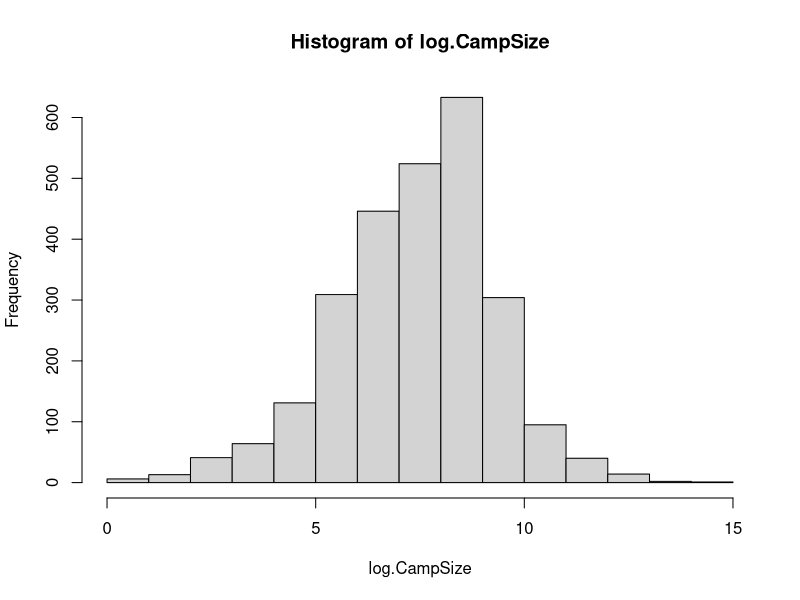
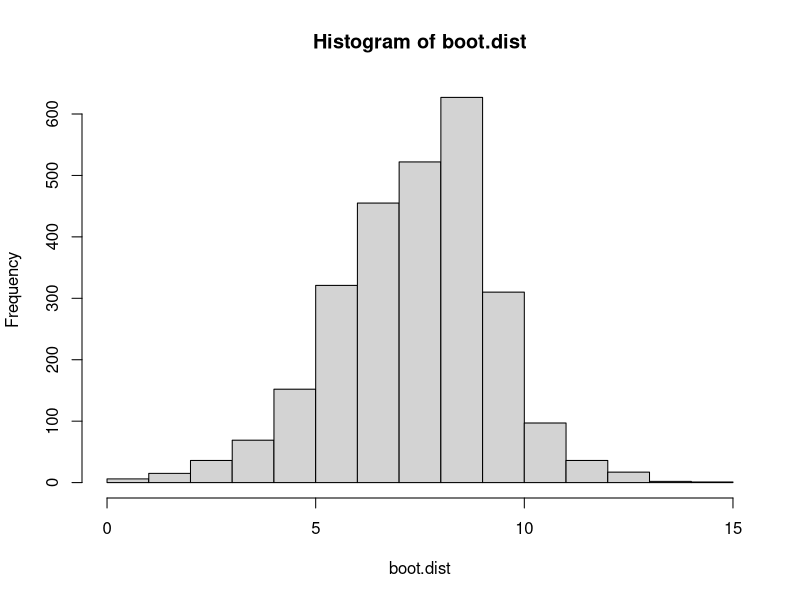
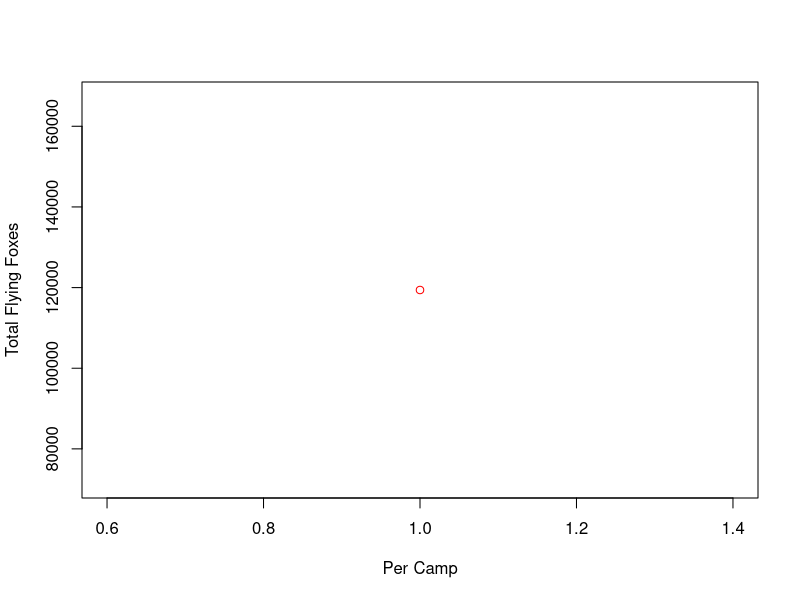
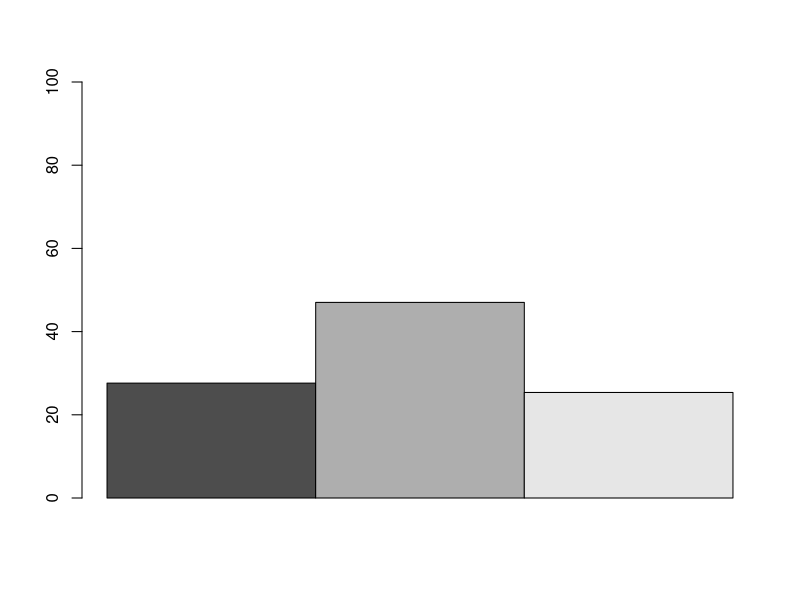
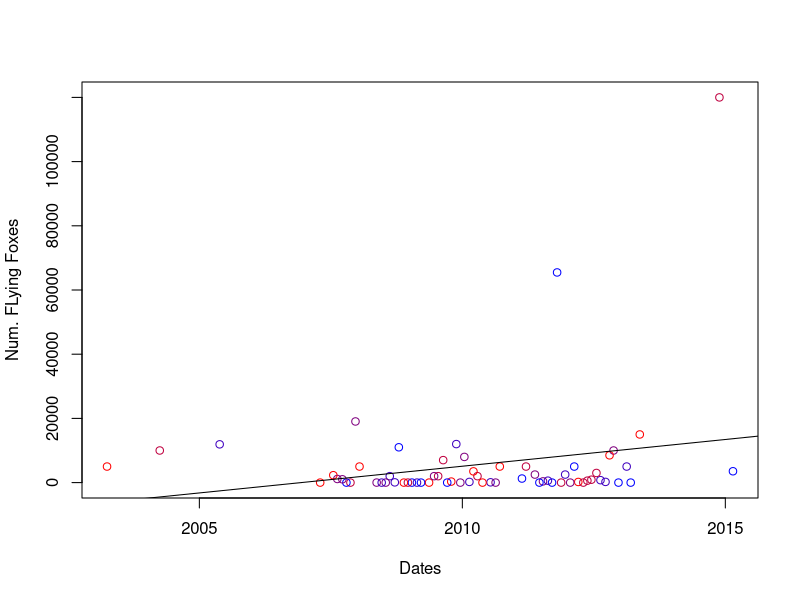

These charts were generated, in order, by the following R code:
## ---- chunk 1
#load the data from csv
foxData = read.csv("FlyingFoxMonitoring.csv",header = TRUE)

#converting factor to integer
blkFox <- suppressWarnings(c(as.numeric(as.character(foxData$BlackFlyingFox.Count))))
redFox<- suppressWarnings(c(as.numeric(as.character(foxData$LittleRedFlyingFox.Count))))
greyFox<- suppressWarnings(c(as.numeric(as.character(foxData$GreyHeadedFlyingFox.Count))))
totalFox <- suppressWarnings(c(as.numeric(as.character(foxData$TotalSpecies.Count))))
camp <- (as.character(foxData$Camp))
ehpCamp<-foxData$EHP.CampId


#remove rows where variable FlyingFoxesAbsent does not match the total count being zero or not.

idHasFox=which(foxData$FlyingFoxesAbsent!=TRUE)
idHasNoFox=which(suppressWarnings(c(as.numeric(as.character(foxData$TotalSpecies.Count))))!=0)
illogicalFox=setdiff(idHasFox,idHasNoFox)

blkFox=blkFox[-illogicalFox]
redFox=redFox[-illogicalFox]
greyFox=greyFox[-illogicalFox]
totalFox=totalFox[-illogicalFox]
camp=camp[-illogicalFox]
##removing data with NA

#make a vector of the rows which have missing data

idNA=c(which(is.na(blkFox)),which(is.na(redFox)),which(is.na(greyFox)),which(is.na(totalFox)),which(is.na(camp)),illogicalFox,which(is.na(ehpCamp)))

paste(length(idNA),"cases have NAs")

#remove those rows
blkFox=blkFox[-idNA]
redFox=redFox[-idNA]
greyFox=greyFox[-idNA]
totalFox=totalFox[-idNA]
camp=camp[-idNA]

#calculate totals based on each species
myTotal = blkFox+redFox+greyFox
diffTotals = totalFox-myTotal

#make a vector where if the difference between the actual total and the sum of each species doesn't match the value is NA and if it does it's "good"
idBadMath=ifelse(diffTotals!=0,NA,"good")
paste(sum(is.na(idBadMath)),"rows have totals that dont match the sum of each species")
#making a vecor of the NAs (which are actually the rows with bad maths)
idBadMath=which(is.na(idBadMath))

#removing the rows that have bad maths
blkFox=blkFox[-idBadMath]
redFox=redFox[-idBadMath]
greyFox=greyFox[-idBadMath]
totalFox=totalFox[-idBadMath]
camp=camp[-idBadMath]


dirty <-c(idNA,idBadMath)
camp=camp[-dirty]

ehpCamp=ehpCamp[-dirty]

## ---- chunk 2
##natural logarithm of the total species count per camp
foxyCamps=which(foxData$FlyingFoxesAbsent!=TRUE)
foxyCamps=totalFox[foxyCamps]
log.CampSize=log(foxyCamps)
#paste(totalFox,logCampSize)
#logCampSize
foxyCamps.length=length(foxyCamps)

##histogram of camp size logarithm
hist(log.CampSize)
## ---- chunk 3

##boot strap of mean camp size logarithm
##Generating a Bootstrap Distribution
b = 10000
boot.dist = rep(NA, b)
for (i in 1:b) {
boot.sample = sample(foxyCamps, replace=TRUE)
boot.dist=log(boot.sample)
boot.dist[i]=mean(boot.dist)
sd(boot.dist)
}
hist(boot.dist)

## ---- chunk 4
#get number of factors
campFactor=nlevels(ehpCamp)
#create empty vector
foxPerCamp <- rep(NA, campFactor)
#fill vector using for loop
for(j in 1:as.numeric(campFactor)){
    foxPerCamp[j] <- c(sum(totalFox[ehpCamp==j]))
}

#visualising with a scatterplot
redblue <- colorRampPalette(c("red","blue"))
plot(foxPerCamp,xlab="Per Camp",ylab="Total Flying Foxes",col=redblue(5))

#proportion for whole species
blk=sum(blkFox)
red=sum(redFox)
grey=sum(greyFox)
foxProp=c(blk,red,grey)/sum(totalFox)*100

#visualise proportions with a bar plot
barplot(matrix(foxProp),beside=TRUE, col=grey.colors(3), ylim=c(0,100))

## ---- chunk 5
redFox.3b=which(redFox>0)
totalFox.3b=totalFox[redFox.3b]
redFox.3b=redFox[redFox.3b]

cor.test(redFox.3b/totalFox.3b,totalFox.3b, alternative = "two.sided", conf.level = 0.99)
## ---- chunk 6
#load and clean data

#Use the function as.Date to convert the date strings in the variable SurveyDate into dates. 
date <- suppressWarnings(c(as.Date(foxData$SurveyDate,"%d/%m/%y")))
date=date[-dirty]

#vector of id for Indooroopilly Island Camp
idIndoIsland=which(ehpCamp=="68")

#create vector of data and total fox count for Indooroopilly Island 
indoDates=date[idIndoIsland]
indoFox=totalFox[idIndoIsland]

# This is probably wrong
indo.lm=lm(indoFox ~ as.numeric(indoDates))

summary(indo.lm)

plot(indoFox~indoDates, col=redblue(5),xlab="Dates", ylab = "Num. FLying Foxes")
abline(indo.lm)
